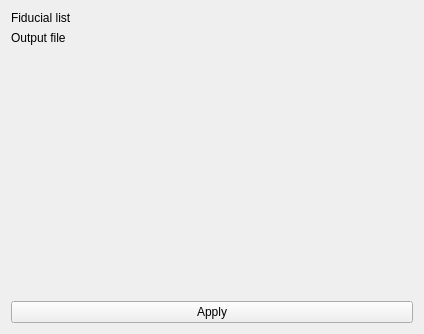
<?xml version="1.0" encoding="UTF-8"?>
<ui version="4.0">
 <class>LandmarksExporterWidget</class>
 <widget class="qSlicerWidget" name="LandmarksExporterWidget">
  <property name="geometry">
   <rect>
    <x>0</x>
    <y>0</y>
    <width>424</width>
    <height>334</height>
   </rect>
  </property>
  <property name="windowTitle">
   <string>Form</string>
  </property>
  <layout class="QGridLayout" name="gridLayout">
   <item row="0" column="1">
    <widget class="qMRMLNodeComboBox" name="fiducialSelector">
     <property name="sizePolicy">
      <sizepolicy hsizetype="Minimum" vsizetype="Fixed">
       <horstretch>0</horstretch>
       <verstretch>0</verstretch>
      </sizepolicy>
     </property>
     <property name="toolTip">
      <string>&lt;html&gt;&lt;head/&gt;&lt;body&gt;&lt;p&gt;List of the fiducial computed&lt;/p&gt;&lt;/body&gt;&lt;/html&gt;</string>
     </property>
     <property name="nodeTypes">
      <stringlist>
       <string>vtkMRMLAnnotationHierarchyNode</string>
      </stringlist>
     </property>
     <property name="noneEnabled">
      <bool>false</bool>
     </property>
     <property name="addEnabled">
      <bool>false</bool>
     </property>
     <property name="removeEnabled">
      <bool>false</bool>
     </property>
    </widget>
   </item>
   <item row="3" column="0" colspan="2">
    <spacer name="verticalSpacer">
     <property name="orientation">
      <enum>Qt::Vertical</enum>
     </property>
     <property name="sizeHint" stdset="0">
      <size>
       <width>20</width>
       <height>40</height>
      </size>
     </property>
    </spacer>
   </item>
   <item row="4" column="0" colspan="2">
    <widget class="QPushButton" name="applyButton">
     <property name="sizePolicy">
      <sizepolicy hsizetype="MinimumExpanding" vsizetype="Fixed">
       <horstretch>0</horstretch>
       <verstretch>0</verstretch>
      </sizepolicy>
     </property>
     <property name="toolTip">
      <string>&lt;html&gt;&lt;head/&gt;&lt;body&gt;&lt;p&gt;Export fiducial list into the output file&lt;/p&gt;&lt;/body&gt;&lt;/html&gt;</string>
     </property>
     <property name="text">
      <string>Apply</string>
     </property>
    </widget>
   </item>
   <item row="0" column="0">
    <widget class="QLabel" name="fiducialListSelector">
     <property name="sizePolicy">
      <sizepolicy hsizetype="Minimum" vsizetype="Preferred">
       <horstretch>0</horstretch>
       <verstretch>0</verstretch>
      </sizepolicy>
     </property>
     <property name="font">
      <font>
       <weight>50</weight>
       <bold>false</bold>
      </font>
     </property>
     <property name="toolTip">
      <string>&lt;html&gt;&lt;head/&gt;&lt;body&gt;&lt;p&gt;List of the fiducial computed&lt;/p&gt;&lt;/body&gt;&lt;/html&gt;</string>
     </property>
     <property name="text">
      <string>Fiducial list</string>
     </property>
    </widget>
   </item>
   <item row="1" column="0">
    <widget class="QLabel" name="outputFileLabel">
     <property name="sizePolicy">
      <sizepolicy hsizetype="Minimum" vsizetype="Preferred">
       <horstretch>0</horstretch>
       <verstretch>0</verstretch>
      </sizepolicy>
     </property>
     <property name="toolTip">
      <string>&lt;html&gt;&lt;head/&gt;&lt;body&gt;&lt;p&gt;File where the output will be computed&lt;/p&gt;&lt;/body&gt;&lt;/html&gt;</string>
     </property>
     <property name="text">
      <string>Output file</string>
     </property>
    </widget>
   </item>
   <item row="1" column="1">
    <widget class="ctkPathLineEdit" name="outputPath">
     <property name="sizePolicy">
      <sizepolicy hsizetype="Minimum" vsizetype="Fixed">
       <horstretch>0</horstretch>
       <verstretch>0</verstretch>
      </sizepolicy>
     </property>
     <property name="toolTip">
      <string>&lt;html&gt;&lt;head/&gt;&lt;body&gt;&lt;p&gt;File where the output will be computed&lt;/p&gt;&lt;/body&gt;&lt;/html&gt;</string>
     </property>
     <property name="filters">
      <set>ctkPathLineEdit::Files|ctkPathLineEdit::NoDotAndDotDot|ctkPathLineEdit::Readable</set>
     </property>
    </widget>
   </item>
  </layout>
 </widget>
 <customwidgets>
  <customwidget>
   <class>qMRMLNodeComboBox</class>
   <extends>QWidget</extends>
   <header>qMRMLNodeComboBox.h</header>
  </customwidget>
  <customwidget>
   <class>qSlicerWidget</class>
   <extends>QWidget</extends>
   <header>qSlicerWidget.h</header>
   <container>1</container>
  </customwidget>
  <customwidget>
   <class>ctkPathLineEdit</class>
   <extends>QWidget</extends>
   <header>ctkPathLineEdit.h</header>
  </customwidget>
 </customwidgets>
 <resources/>
 <connections>
  <connection>
   <sender>LandmarksExporterWidget</sender>
   <signal>mrmlSceneChanged(vtkMRMLScene*)</signal>
   <receiver>fiducialSelector</receiver>
   <slot>setMRMLScene(vtkMRMLScene*)</slot>
   <hints>
    <hint type="sourcelabel">
     <x>265</x>
     <y>166</y>
    </hint>
    <hint type="destinationlabel">
     <x>306</x>
     <y>31</y>
    </hint>
   </hints>
  </connection>
 </connections>
</ui>
